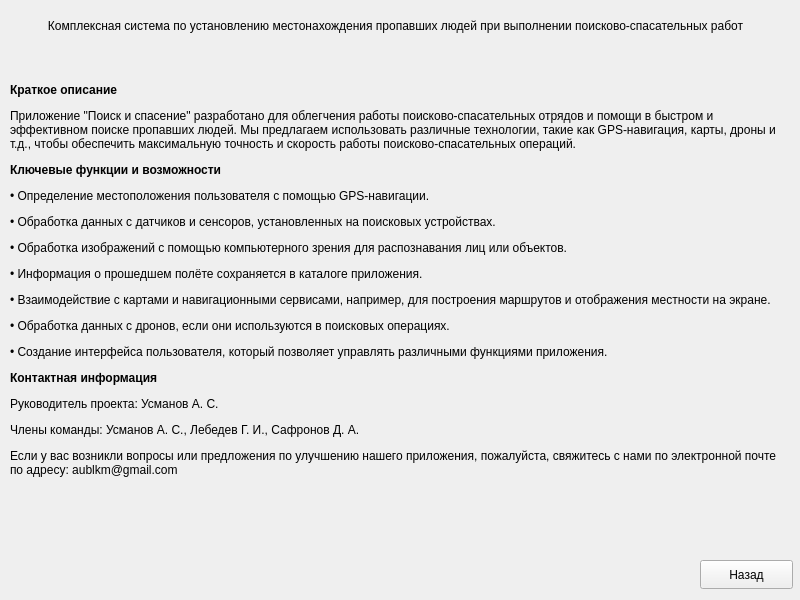
<?xml version="1.0" encoding="UTF-8"?>
<ui version="4.0">
 <class>AboutProject</class>
 <widget class="QWidget" name="AboutProject">
  <property name="geometry">
   <rect>
    <x>0</x>
    <y>0</y>
    <width>800</width>
    <height>600</height>
   </rect>
  </property>
  <property name="windowTitle">
   <string>О проекте</string>
  </property>
  <widget class="QLabel" name="label">
   <property name="geometry">
    <rect>
     <x>20</x>
     <y>-20</y>
     <width>751</width>
     <height>91</height>
    </rect>
   </property>
   <property name="text">
    <string>Комплексная система по установлению местонахождения пропавших людей при выполнении поисково-спасательных работ</string>
   </property>
   <property name="alignment">
    <set>Qt::AlignCenter</set>
   </property>
   <property name="wordWrap">
    <bool>true</bool>
   </property>
  </widget>
  <widget class="QPushButton" name="exitButton">
   <property name="geometry">
    <rect>
     <x>700</x>
     <y>560</y>
     <width>93</width>
     <height>29</height>
    </rect>
   </property>
   <property name="text">
    <string>Назад</string>
   </property>
  </widget>
  <widget class="QLabel" name="label_3">
   <property name="geometry">
    <rect>
     <x>10</x>
     <y>10</y>
     <width>781</width>
     <height>541</height>
    </rect>
   </property>
   <property name="text">
    <string>&lt;html&gt;&lt;head/&gt;&lt;body&gt;&lt;p&gt;&lt;span style=&quot; font-weight:700;&quot;&gt;Краткое описание&lt;/span&gt;&lt;/p&gt;&lt;p&gt;Приложение &amp;quot;Поиск и спасение&amp;quot; разработано для облегчения работы поисково-спасательных отрядов и помощи в быстром и эффективном поиске пропавших людей. Мы предлагаем использовать различные технологии, такие как GPS-навигация, карты, дроны и т.д., чтобы обеспечить максимальную точность и скорость работы поисково-спасательных операций.&lt;/p&gt;&lt;p&gt;&lt;span style=&quot; font-weight:700;&quot;&gt;Ключевые функции и возможности&lt;/span&gt;&lt;/p&gt;&lt;p&gt;• Определение местоположения пользователя с помощью GPS-навигации.&lt;/p&gt;&lt;p&gt;• Обработка данных с датчиков и сенсоров, установленных на поисковых устройствах.&lt;/p&gt;&lt;p&gt;• Обработка изображений с помощью компьютерного зрения для распознавания лиц или объектов.&lt;/p&gt;&lt;p&gt;• Информация о прошедшем полёте сохраняется в каталоге приложения.&lt;/p&gt;&lt;p&gt;• Взаимодействие с картами и навигационными сервисами, например, для построения маршрутов и отображения местности на экране.&lt;/p&gt;&lt;p&gt;• Обработка данных с дронов, если они используются в поисковых операциях.&lt;/p&gt;&lt;p&gt;• Создание интерфейса пользователя, который позволяет управлять различными функциями приложения.&lt;/p&gt;&lt;p&gt;&lt;span style=&quot; font-weight:700;&quot;&gt;Контактная информация&lt;/span&gt;&lt;/p&gt;&lt;p&gt;Руководитель проекта: Усманов А. С.&lt;/p&gt;&lt;p&gt;Члены команды: Усманов А. С., Лебедев Г. И., Сафронов Д. А.&lt;/p&gt;&lt;p&gt;Если у вас возникли вопросы или предложения по улучшению нашего приложения, пожалуйста, свяжитесь с нами по электронной почте по адресу: aublkm@gmail.com&lt;/p&gt;&lt;/body&gt;&lt;/html&gt;</string>
   </property>
   <property name="wordWrap">
    <bool>true</bool>
   </property>
  </widget>
 </widget>
 <resources/>
 <connections/>
</ui>
